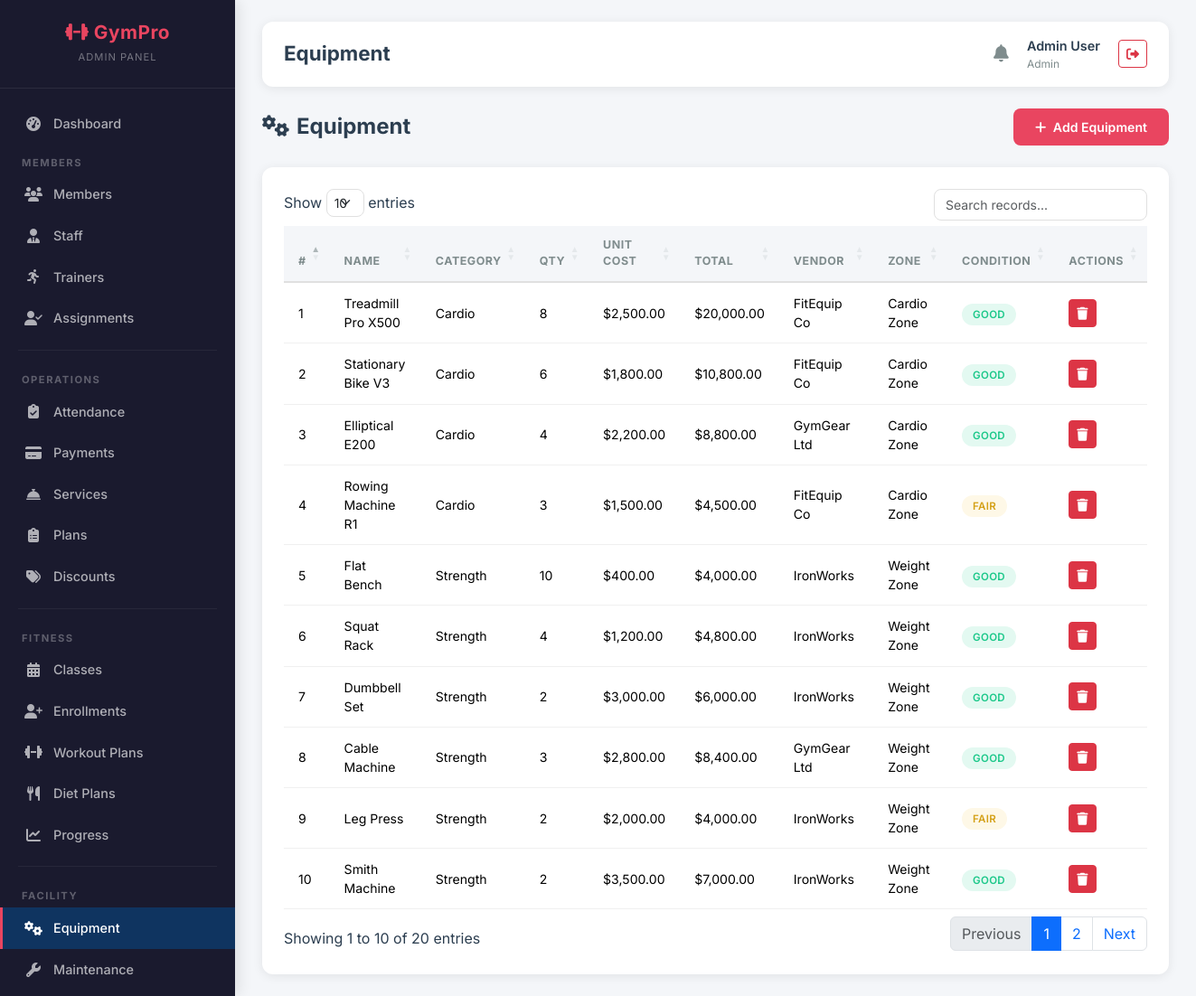
The app's page /admin/equipment.php (signed in) with its own data.
### tables this page shows
CREATE TABLE equipment (
    equipment_id INT AUTO_INCREMENT PRIMARY KEY,
    name VARCHAR(100) NOT NULL,
    description TEXT,
    category VARCHAR(100),
    quantity INT NOT NULL DEFAULT 1,
    purchase_date DATE,
    vendor_name VARCHAR(100),
    vendor_contact VARCHAR(50),
    unit_cost DECIMAL(10,2),
    total_cost DECIMAL(10,2),
    condition_status ENUM('good','fair','poor') DEFAULT 'good',
    zone VARCHAR(50),
    created_at TIMESTAMP DEFAULT CURRENT_TIMESTAMP
);

### admin/equipment.php (the view, shortened to what this page needs)
<?php
require_once __DIR__ . '/../config/db.php';
$equipment = $pdo->query("SELECT * FROM equipment ORDER BY created_at DESC")->fetchAll();
include __DIR__ . '/../includes/header.php';
?>
<div class="page-header">
    <h4><i class="fas fa-cogs me-2"></i>Equipment</h4>
    <button class="btn btn-accent" data-bs-toggle="modal" data-bs-target="#addEquipModal"><i class="fas fa-plus me-1"></i> Add Equipment</button>
</div>
<div class="card-custom">
    <div class="card-body">
        <table class="table table-custom datatable">
            <thead><tr><th>#</th><th>Name</th><th>Category</th><th>Qty</th><th>Unit Cost</th><th>Total</th><th>Vendor</th><th>Zone</th><th>Condition</th><th>Actions</th></tr></thead>
            <tbody>
            <?php foreach ($equipment as $i => $e): ?>
                <tr>
                    <td><?= $i + 1 ?></td>
                    <td><?= htmlspecialchars($e['name']) ?></td>
                    <td><?= htmlspecialchars($e['category'] ?? '-') ?></td>
                    <td><?= $e['quantity'] ?></td>
                    <td>$<?= number_format($e['unit_cost'], 2) ?></td>
                    <td>$<?= number_format($e['total_cost'], 2) ?></td>
                    <td><?= htmlspecialchars($e['vendor_name'] ?? '-') ?></td>
                    <td><?= htmlspecialchars($e['zone'] ?? '-') ?></td>
                    <td><span class="badge-status badge-<?= $e['condition_status'] ?>"><?= $e['condition_status'] ?></span></td>
                    <td><button class="btn btn-danger btn-sm" onclick="confirmDelete('?delete=<?= $e['equipment_id'] ?>', '<?= htmlspecialchars($e['name']) ?>')"><i class="fas fa-trash"></i></button></td>
                </tr>
            <?php endforeach; ?>
            </tbody>
        </table>
    </div>
</div>
<?php include __DIR__ . '/../includes/footer.php'; ?>

### assets/css/custom.css (style rules this page uses)
:root { --sidebar-bg: #1a1a2e; --sidebar-hover: #16213e; --sidebar-active: #0f3460; --accent: #e94560; --accent-hover: #c81e45; --accent-light: rgba(233, 69, 96, 0.15); --bg-light: #f4f6f9; --bg-white: #ffffff; --text-dark: #2c3e50; --text-muted: #7f8c8d; --text-light: #ecf0f1; --border-color: #e0e0e0; --shadow: 0 2px 12px rgba(0, 0, 0, 0.08); --shadow-lg: 0 8px 30px rgba(0, 0, 0, 0.12); --radius: 12px; --radius-sm: 8px; --transition: all 0.3s ease; --font-main: 'Inter', sans-serif; }
* { box-sizing: border-box; }
body { font-family: var(--font-main); background: var(--bg-light); color: var(--text-dark); margin: 0; padding: 0; min-height: 100vh; }
.card-custom { background: var(--bg-white); border-radius: var(--radius); box-shadow: var(--shadow); border: none; overflow: hidden; transition: var(--transition); }
.card-custom .card-body { padding: 24px; }
.table-custom { width: 100%; border-collapse: separate; border-spacing: 0; }
.table-custom thead th { background: var(--bg-light); font-size: 0.78rem; font-weight: 700; text-transform: uppercase; letter-spacing: 0.5px; color: var(--text-muted); padding: 12px 16px; border-bottom: 2px solid var(--border-color); }
.table-custom tbody td { padding: 12px 16px; font-size: 0.88rem; border-bottom: 1px solid #f0f0f0; vertical-align: middle; }
.badge-status { padding: 5px 12px; border-radius: 20px; font-size: 0.72rem; font-weight: 600; text-transform: uppercase; letter-spacing: 0.3px; }
.badge-good { background: rgba(28, 200, 138, 0.12); color: #1cc88a; }
.badge-fair { background: rgba(246, 194, 62, 0.12); color: #d4a016; }
.btn-accent { background: var(--accent); color: #fff; border: none; padding: 10px 24px; border-radius: var(--radius-sm); font-weight: 600; font-size: 0.88rem; transition: var(--transition); cursor: pointer; }
.page-header { display: flex; justify-content: space-between; align-items: center; margin-bottom: 24px; flex-wrap: wrap; gap: 12px; }
.page-header h4 { font-weight: 700; margin: 0; }

### records on screen
equipment: name "Treadmill Pro X500", category "Cardio", quantity "8", unit_cost "2,500.00", total_cost "20,000.00", vendor_name "FitEquip Co", zone "Cardio Zone", condition_status "GOOD"
equipment: name "Stationary Bike V3", category "Cardio", quantity "6", unit_cost "1,800.00", total_cost "10,800.00", vendor_name "FitEquip Co", zone "Cardio Zone", condition_status "GOOD"
equipment: name "Elliptical E200", category "Cardio", quantity "4", unit_cost "2,200.00", total_cost "8,800.00", vendor_name "GymGear Ltd", zone "Cardio Zone", condition_status "GOOD"
equipment: name "Rowing Machine R1", category "Cardio", quantity "3", unit_cost "1,500.00", total_cost "4,500.00", vendor_name "FitEquip Co", zone "Cardio Zone", condition_status "FAIR"
equipment: name "Flat Bench", category "Strength", quantity "10", unit_cost "400.00", total_cost "4,000.00", vendor_name "IronWorks", zone "Weight Zone", condition_status "GOOD"
equipment: name "Squat Rack", category "Strength", quantity "4", unit_cost "1,200.00", total_cost "4,800.00", vendor_name "IronWorks", zone "Weight Zone", condition_status "GOOD"
equipment: name "Dumbbell Set", category "Strength", quantity "2", unit_cost "3,000.00", total_cost "6,000.00", vendor_name "IronWorks", zone "Weight Zone", condition_status "GOOD"
equipment: name "Cable Machine", category "Strength", quantity "3", unit_cost "2,800.00", total_cost "8,400.00", vendor_name "GymGear Ltd", zone "Weight Zone", condition_status "GOOD"
equipment: name "Leg Press", category "Strength", quantity "2", unit_cost "2,000.00", total_cost "4,000.00", vendor_name "IronWorks", zone "Weight Zone", condition_status "FAIR"
equipment: name "Smith Machine", category "Strength", quantity "2", unit_cost "3,500.00", total_cost "7,000.00", vendor_name "IronWorks", zone "Weight Zone", condition_status "GOOD"

### other values on screen
$page_title "Equipment"
$_SESSION['full_name'] "Admin User"
$_SESSION['role'] "Admin"
